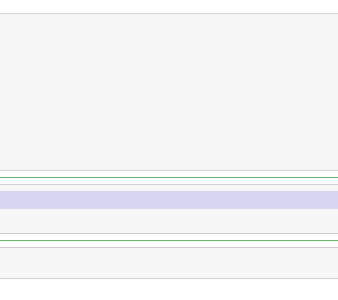
#> input picture DeepLearning/CNN/notebooks/lines.PNG, 338 x 300 px, found by its file name
$ jupyter execute --allow-errors 'Neural Networks - CNN - Image Pre-Processing and Data Augmentation.ipynb'
#> lines starting #> are read from the running program, lines starting #| are printed output that depends on the picture
# OPENCV usage for image pre-processing

[cell 1]
import cv2 ## opencv

import matplotlib.pyplot as plt

[cell 2]
from scipy import misc, ndimage

import numpy as np

#> (the rest of this cell did not finish here and is left out)

#> (a cell that did not finish here is left out)

#> (a cell that did not finish here is left out)

#> (a cell that did not finish here is left out)

#> (a cell that did not finish here is left out)

[cell 7]
lines = cv2.imread('lines.png')
#> lines is the input picture: shape (300, 338, 3); mean B, G, R 246.4, 245.2, 244.9
cv2.imshow('lines', lines)


cv2.waitKey(0)
cv2.destroyAllWindows()

[cell 8]
lines.shape
#> Out = (300, 338, 3)

[cell 9]
swan = cv2.imread('swan.png')
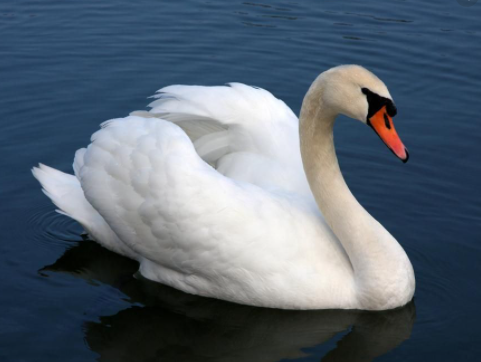
#> input picture DeepLearning/CNN/notebooks/swan.PNG, 481 x 362 px, found by its file name
#> swan is the input picture: shape (362, 481, 3); mean B, G, R 114.2, 101.4, 89
#> (the rest of this cell did not finish here and is left out)

[cell 10]
swan.shape
#> Out = (362, 481, 3)

[cell 11]
image1 = cv2.imread('grayswan.jpg')
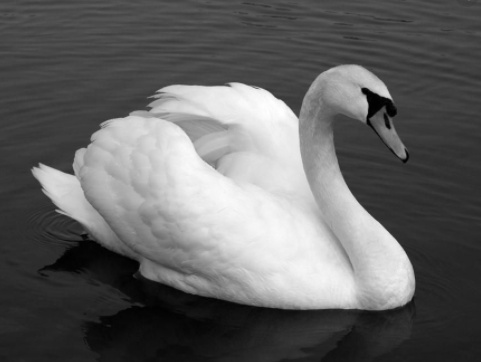
#> input picture DeepLearning/CNN/notebooks/grayswan.jpg, 481 x 362 px
#> image1 is the input picture: shape (362, 481, 3); min 0, max 255, mean 99.2
